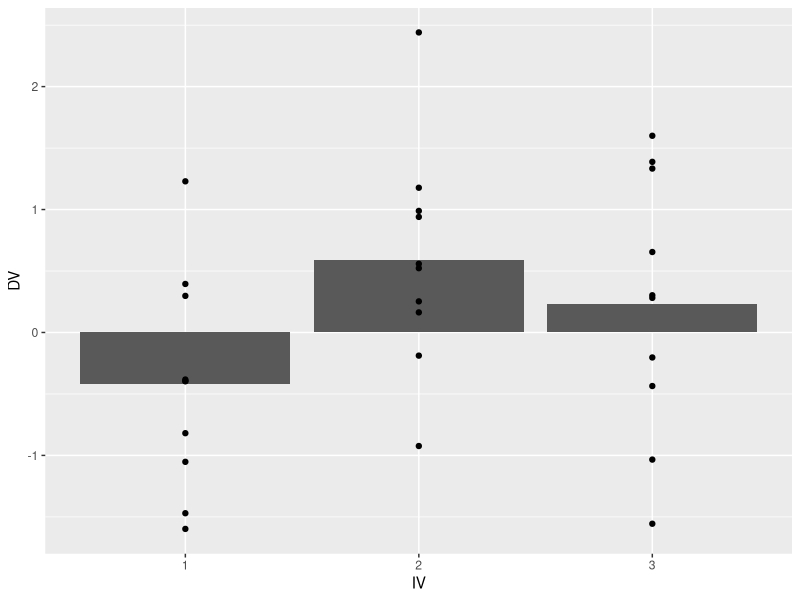
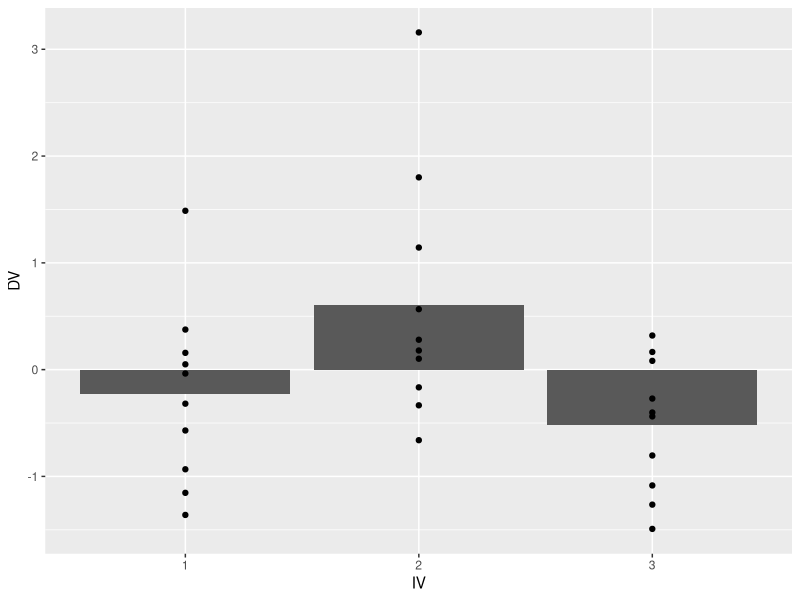
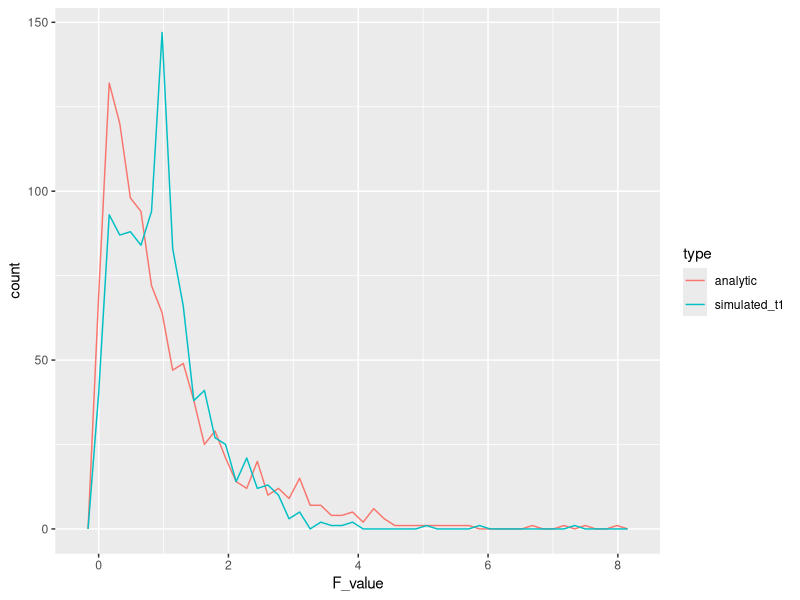

Write the R code that produced these figures, in order.
## ---- chunk 1
knitr::opts_chunk$set(echo = TRUE)
## ---- chunk 2
library(tibble)

levels <- 3
n_per_level <- 10

critical_F <- qf(.95,2,27)

# repeat until we find the data that meets the criterion
for(i in 1:1000){
  random_data <- tibble(subjects = 1:(levels*n_per_level),
                        IV = as.factor(rep(1:levels, each = n_per_level)),
                        DV = rnorm(levels*n_per_level, 0, 1)
                        )
  aov.out <- aov(DV ~ IV, data = random_data)
  simulated_F <- summary(aov.out)[[1]]$`F value`[1]
  
  if(simulated_F < critical_F) break
}

# report the ANOVA
summary(aov.out)

# show a graph
library(ggplot2)

ggplot(random_data, aes(x=IV, y=DV))+
  geom_bar(stat="summary", fun="mean")+
  geom_point()


## ---- chunk 3
library(tibble)

levels <- 3
n_per_level <- 10

critical_F <- qf(.95,2,27)

# repeat until we find the data that meets the criterion
for(i in 1:1000){
  random_data <- tibble(subjects = 1:(levels*n_per_level),
                        IV = as.factor(rep(1:levels, each = n_per_level)),
                        DV = rnorm(levels*n_per_level, 0, 1)
                        )
  aov.out <- aov(DV ~ IV, data = random_data)
  simulated_F <- summary(aov.out)[[1]]$`F value`[1]
  
  if(simulated_F > critical_F) break
}

simulated_F > critical_F

# report the ANOVA
summary(aov.out)

# show a graph
library(ggplot2)

ggplot(random_data, aes(x=IV, y=DV))+
  geom_bar(stat="summary", fun="mean")+
  geom_point()


## ---- chunk 4
levels <- 3
n_per_level <- 10

save_F_values <- length(1000)
for(i in 1:1000){
  random_data <- tibble(subjects = 1:(levels*n_per_level),
                        IV = as.factor(rep(1:levels, each = n_per_level)),
                        DV = rt(levels*n_per_level, 1)
                        )
  aov.out <- aov(DV ~ IV, data = random_data)
  simulated_F <- summary(aov.out)[[1]]$`F value`[1]
  save_F_values[i] <- simulated_F
}

library(ggplot2)

F_comparison <- tibble(type = rep(c("analytic","simulated_t1"), each = 1000),
                        F_value = c(rf(1000,levels-1,(levels*n_per_level)-levels),save_F_values))

ggplot(F_comparison, aes(x=F_value, color=type))+
  geom_freqpoly(bins=50)

